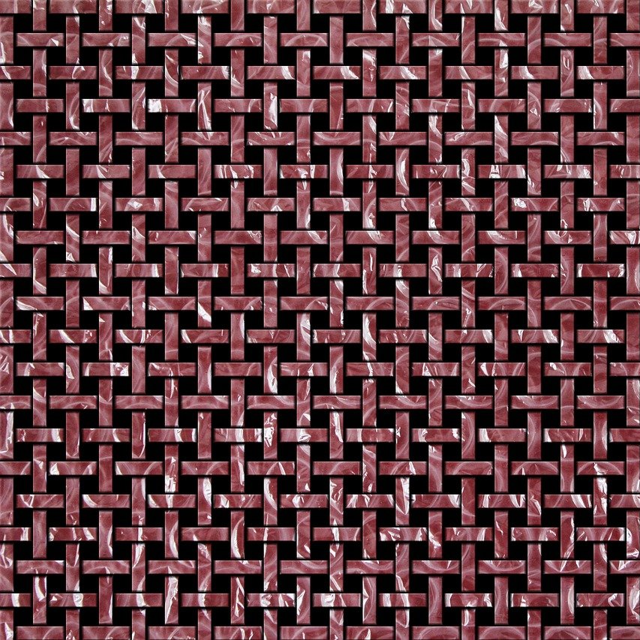
#> input picture HW10/patterns/0.png, 640 x 640 px; its folder holds only this picture in this run
$ python Fabric_Recognition.py
#> lines starting #> are read from the running program, lines starting #| are printed output that depends on the picture
import os
import sys
from PIL import Image
import numpy as np

BLOCK_CNT = 10
BLOCK_SIZE = 64
TEST_SIZE = (BLOCK_SIZE//2, BLOCK_SIZE//2)

def visualize_fft(filename, test = False):
    global BLOCK_CNT
    global BLOCK_SIZE
    fft_result = np.zeros((BLOCK_SIZE, BLOCK_SIZE), dtype = 'complex128')
    cnt = BLOCK_CNT
    if test:
        cnt = 1
    pixels = np.asarray(Image.open(filename, 'r').convert('L')).reshape((640,640))

    while cnt > 0:
        cnt -= 1
        x = np.random.randint(0, 640 - BLOCK_SIZE)
        y = np.random.randint(0, 640 - BLOCK_SIZE)

        block = np.zeros((BLOCK_SIZE, BLOCK_SIZE))
        for i in range(BLOCK_SIZE):
            for j in range(BLOCK_SIZE):
                block[i][j] = pixels[x+i][y+j]

        fft_result += np.fft.fftshift(np.fft.fft2(block))

    if not test:
        fft_result /= BLOCK_CNT
    fft_result = np.abs(fft_result)
    for i in range(BLOCK_SIZE):
        for j in range(BLOCK_SIZE):
            if fft_result[i][j]==0:
                fft_result[i][j] = 1

    result = 10*np.log(fft_result)
    maximum = np.max(result)
    minimum = np.min(result)

    for i in range(BLOCK_SIZE):
        for j in range(BLOCK_SIZE):
            result[i][j] = int((result[i][j] - minimum)*255/(maximum-minimum))

    return result, fft_result

def matrix_to_image(matrix, image_name):
    global BLOCK_SIZE
    image = Image.new('L', (BLOCK_SIZE, BLOCK_SIZE))
    image.putdata(matrix.reshape((BLOCK_SIZE*BLOCK_SIZE,)))
    image.save(image_name)

def normalize(vector):
    #return vector
    return vector / np.sqrt(np.dot(vector, vector))

def make_coefficient_vector(fft_vector):
    global BLOCK_SIZE, TEST_SIZE
    fft_matrix = fft_vector.reshape((BLOCK_SIZE, BLOCK_SIZE))
    coefficient_matrix = np.zeros(TEST_SIZE)

    for i in range(TEST_SIZE[0]):
        for j in range(TEST_SIZE[1]):
            coefficient_matrix[i][j] = fft_matrix[i+(BLOCK_SIZE-TEST_SIZE[0])][j+(BLOCK_SIZE-TEST_SIZE[1])]

    return normalize(coefficient_matrix.reshape((TEST_SIZE[0]*TEST_SIZE[1],)))

def make_coefficient_map(fft_map):
    coefficient_map = {}

    for filename in fft_map:
        coefficient_map[filename] = make_coefficient_vector(fft_map[filename])

    return coefficient_map

def pattern_recognition(filename, coefficient_map):
    global BLOCK_SIZE
    pixel, fft_result = visualize_fft(filename, test=True)
    pattern_vector = fft_result.reshape((BLOCK_SIZE*BLOCK_SIZE))
    pattern_vector[BLOCK_SIZE*BLOCK_SIZE//2+BLOCK_SIZE//2] = 0
    pattern_vector = make_coefficient_vector(pattern_vector)

    min_dist = None
    recognized = None
    for filename2 in coefficient_map:
        sub_vector = coefficient_map[filename2] - pattern_vector
        dist = np.sqrt(np.dot(sub_vector, sub_vector))

        if min_dist == None or min_dist > dist:
            min_dist = dist
            recognized = filename2

    return recognized

def main():
    global BLOCK_SIZE
    fft_map = {}
    print("DFT Analysis on Images...")
    for filename in os.listdir('patterns/'):
        pixel, fft_result = visualize_fft('patterns/'+filename)
#> in visualize_fft, `pixels = np.asarray(Image.open(filename, 'r').convert('L')).reshape((6..`:
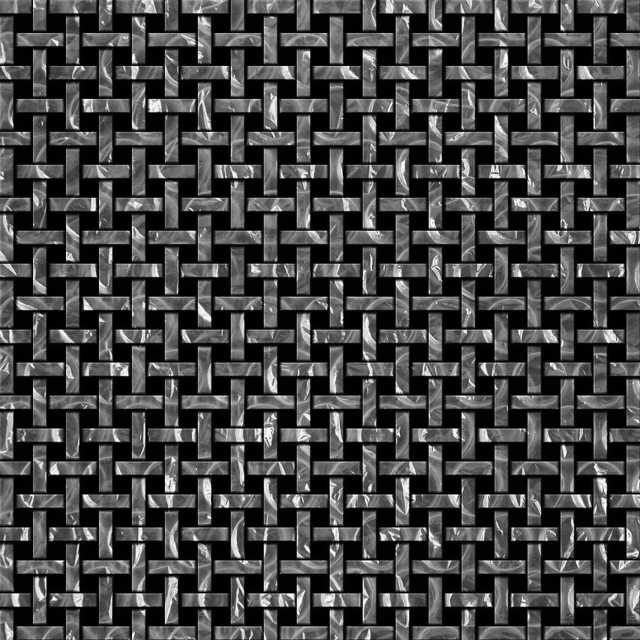
#> pixels: shape (640, 640); min 0, max 255, mean 70.8
#> after the loop in visualize_fft, `while cnt > 0:`:
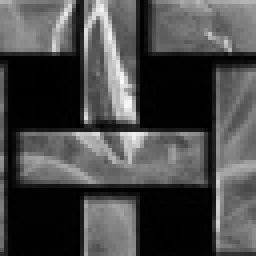
#> block: shape (64, 64) float64 (shown 4 times larger); min 0, max 249, mean 72.3
#> after the loop in visualize_fft, `while cnt > 0:`: cnt = 0
#> in visualize_fft, `maximum = np.max(result)`: maximum = 125.5
#> in visualize_fft, `minimum = np.min(result)`: minimum = 10.88
#> after the loop in visualize_fft, `for i in range(BLOCK_SIZE):`:
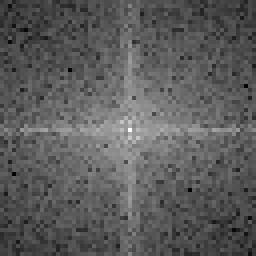
#> result: shape (64, 64) float64 (shown 4 times larger); min 0, max 255, mean 91.4
        matrix_to_image(pixel, 'fft/'+filename)
#> in matrix_to_image, `image = Image.new('L', (BLOCK_SIZE, BLOCK_SIZE))`: image: PIL image 64x64 L; every value is 0

        fft_vector = fft_result.reshape((BLOCK_SIZE*BLOCK_SIZE,))
#> fft_vector = 4096 values, max 283504 at index 2080, min 2.97 at index 1405, mean 487.7
        fft_vector[np.argmax(fft_vector)] = 0
        fft_map[filename] = fft_vector

    print("Make Criterion for Fabric Recognition...")
    coefficient_map = make_coefficient_map(fft_map)
#> the loop in make_coefficient_map, `for filename in fft_map:` made 1 pass
#> filename on pass 1: '0.png'
#> after the loop in make_coefficient_map, `for filename in fft_map:`: coefficient_map = 1 item
#> coefficient_map = 1 item

    print("Manual Test...")
    while(True):
        filename = input("Input Filename or \"quit\" to Stop Testing > ")
#> the answer given: patterns/0.png

        if filename == "quit":
            break

        print("Recognized as %s" % pattern_recognition(filename, coefficient_map))
#> call 2 of visualize_fft, with filename = 'patterns/0.png', test = True
#> after the loop in visualize_fft (call 2), `while cnt > 0:`:
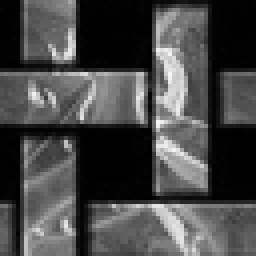
#> block: shape (64, 64) float64 (shown 4 times larger); min 0, max 247, mean 71.6
#> after the loop in visualize_fft (call 2), `while cnt > 0:`: cnt = 0
#> in visualize_fft (call 2), `result = 10*np.log(fft_result)`:
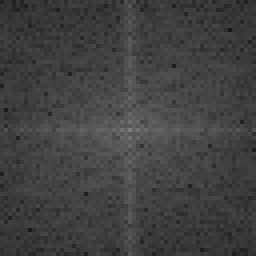
#> result: shape (64, 64) float64 (shown 4 times larger); min 25.21, max 125.9, mean 65.2
#> in visualize_fft (call 2), `maximum = np.max(result)`: maximum = 125.9
#> in visualize_fft (call 2), `minimum = np.min(result)`: minimum = 25.21
#> after the loop in visualize_fft (call 2), `for i in range(BLOCK_SIZE):`:
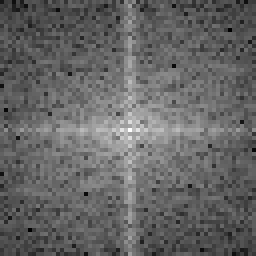
#> result: shape (64, 64) float64 (shown 4 times larger); min 0, max 255, mean 100.7
#> in pattern_recognition, `pattern_vector = fft_result.reshape((BLOCK_SIZE*BLOCK_SIZE))`: pattern_vector = 4096 values, max 293324 at index 2080, min 12.45 at index 3655, mean 1523.1
#> after the loop in make_coefficient_vector (call 2), `for i in range(TEST_SIZE[0]):`:
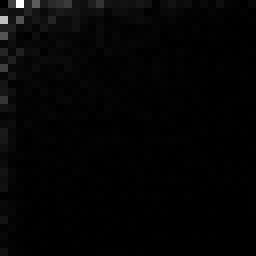
#> coefficient_matrix: shape (32, 32) float64 (shown 8 times larger); min 0, max 95433.7, mean 1642.5; drawn with min black and max white
#> in pattern_recognition, `pattern_vector = make_coefficient_vector(pattern_vector)`: pattern_vector = 1024 values, max 0.594 at index 2, min 0 at index 0, mean 0.0102
#> the loop in pattern_recognition, `for filename2 in coefficient_map:` made 1 pass
#> (filename2, dist, min_dist, recognized) on pass 1: ('0.png', 0.561, 0.561, '0.png')
#> after the loop in pattern_recognition, `for filename2 in coefficient_map:`: min_dist = 0.561
#| Recognized as 0.png

    print("Evaluate Accuracy...")
    accuracy = 0
    for filename in os.listdir('patterns/'):
        for abc in range(5):
            recognized = pattern_recognition('patterns/'+filename, coefficient_map)

            if recognized == filename:
                accuracy += 1

    print("Accuracy : %d%%" % accuracy)

if __name__ == "__main__":
#> (the run stopped early here; a loop or call above may not have finished)
